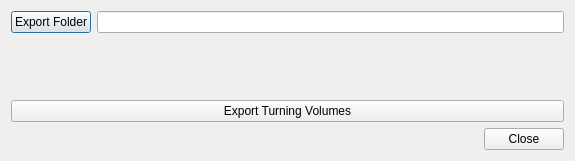
<?xml version="1.0" encoding="UTF-8"?>
<ui version="4.0">
 <class>Dialog</class>
 <widget class="QDialog" name="Dialog">
  <property name="geometry">
   <rect>
    <x>0</x>
    <y>0</y>
    <width>575</width>
    <height>161</height>
   </rect>
  </property>
  <property name="windowTitle">
   <string>Export</string>
  </property>
  <layout class="QVBoxLayout" name="verticalLayout_2" stretch="0,1,1">
   <item>
    <layout class="QFormLayout" name="formLayout">
     <property name="sizeConstraint">
      <enum>QLayout::SetDefaultConstraint</enum>
     </property>
     <item row="0" column="0">
      <widget class="QPushButton" name="pbExportFolder">
       <property name="text">
        <string>Export Folder</string>
       </property>
      </widget>
     </item>
     <item row="0" column="1">
      <widget class="QLineEdit" name="leExportFolder"/>
     </item>
    </layout>
   </item>
   <item>
    <layout class="QVBoxLayout" name="verticalLayout">
     <item>
      <widget class="QPushButton" name="pbExportTurns">
       <property name="toolTip">
        <string/>
       </property>
       <property name="text">
        <string>Export Turning Volumes</string>
       </property>
      </widget>
     </item>
    </layout>
   </item>
   <item>
    <widget class="QDialogButtonBox" name="buttonBox">
     <property name="orientation">
      <enum>Qt::Horizontal</enum>
     </property>
     <property name="standardButtons">
      <set>QDialogButtonBox::Close</set>
     </property>
    </widget>
   </item>
  </layout>
 </widget>
 <resources/>
 <connections>
  <connection>
   <sender>buttonBox</sender>
   <signal>rejected()</signal>
   <receiver>Dialog</receiver>
   <slot>reject()</slot>
   <hints>
    <hint type="sourcelabel">
     <x>316</x>
     <y>260</y>
    </hint>
    <hint type="destinationlabel">
     <x>286</x>
     <y>274</y>
    </hint>
   </hints>
  </connection>
 </connections>
</ui>
